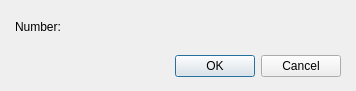
<?xml version="1.0" encoding="UTF-8"?>
<ui version="4.0">
 <class>DialogNumber</class>
 <widget class="QDialog" name="DialogNumber">
  <property name="geometry">
   <rect>
    <x>0</x>
    <y>0</y>
    <width>356</width>
    <height>91</height>
   </rect>
  </property>
  <property name="windowTitle">
   <string>Dialog</string>
  </property>
  <layout class="QGridLayout" name="gridLayout">
   <property name="leftMargin">
    <number>15</number>
   </property>
   <property name="topMargin">
    <number>10</number>
   </property>
   <property name="rightMargin">
    <number>15</number>
   </property>
   <property name="bottomMargin">
    <number>10</number>
   </property>
   <item row="0" column="0">
    <layout class="QVBoxLayout" name="verticalLayout" stretch="1,0">
     <property name="spacing">
      <number>15</number>
     </property>
     <item>
      <layout class="QHBoxLayout" name="horizontalLayout">
       <item>
        <widget class="QLabel" name="label">
         <property name="text">
          <string>Number:</string>
         </property>
        </widget>
       </item>
       <item>
        <widget class="PanelPrimitiveValue" name="panelPrimitiveNumber" native="true">
         <property name="minimumSize">
          <size>
           <width>250</width>
           <height>27</height>
          </size>
         </property>
         <property name="maximumSize">
          <size>
           <width>250</width>
           <height>27</height>
          </size>
         </property>
         <property name="acceptDrops">
          <bool>false</bool>
         </property>
        </widget>
       </item>
       <item>
        <spacer name="horizontalSpacer">
         <property name="orientation">
          <enum>Qt::Horizontal</enum>
         </property>
         <property name="sizeHint" stdset="0">
          <size>
           <width>40</width>
           <height>20</height>
          </size>
         </property>
        </spacer>
       </item>
      </layout>
     </item>
     <item>
      <widget class="QDialogButtonBox" name="buttonBox">
       <property name="orientation">
        <enum>Qt::Horizontal</enum>
       </property>
       <property name="standardButtons">
        <set>QDialogButtonBox::Cancel|QDialogButtonBox::Ok</set>
       </property>
      </widget>
     </item>
    </layout>
   </item>
  </layout>
 </widget>
 <customwidgets>
  <customwidget>
   <class>PanelPrimitiveValue</class>
   <extends>QWidget</extends>
   <header>panelprimitivevalue.h</header>
   <container>1</container>
  </customwidget>
 </customwidgets>
 <resources/>
 <connections>
  <connection>
   <sender>buttonBox</sender>
   <signal>accepted()</signal>
   <receiver>DialogNumber</receiver>
   <slot>accept()</slot>
   <hints>
    <hint type="sourcelabel">
     <x>248</x>
     <y>254</y>
    </hint>
    <hint type="destinationlabel">
     <x>157</x>
     <y>274</y>
    </hint>
   </hints>
  </connection>
  <connection>
   <sender>buttonBox</sender>
   <signal>rejected()</signal>
   <receiver>DialogNumber</receiver>
   <slot>reject()</slot>
   <hints>
    <hint type="sourcelabel">
     <x>316</x>
     <y>260</y>
    </hint>
    <hint type="destinationlabel">
     <x>286</x>
     <y>274</y>
    </hint>
   </hints>
  </connection>
 </connections>
</ui>
